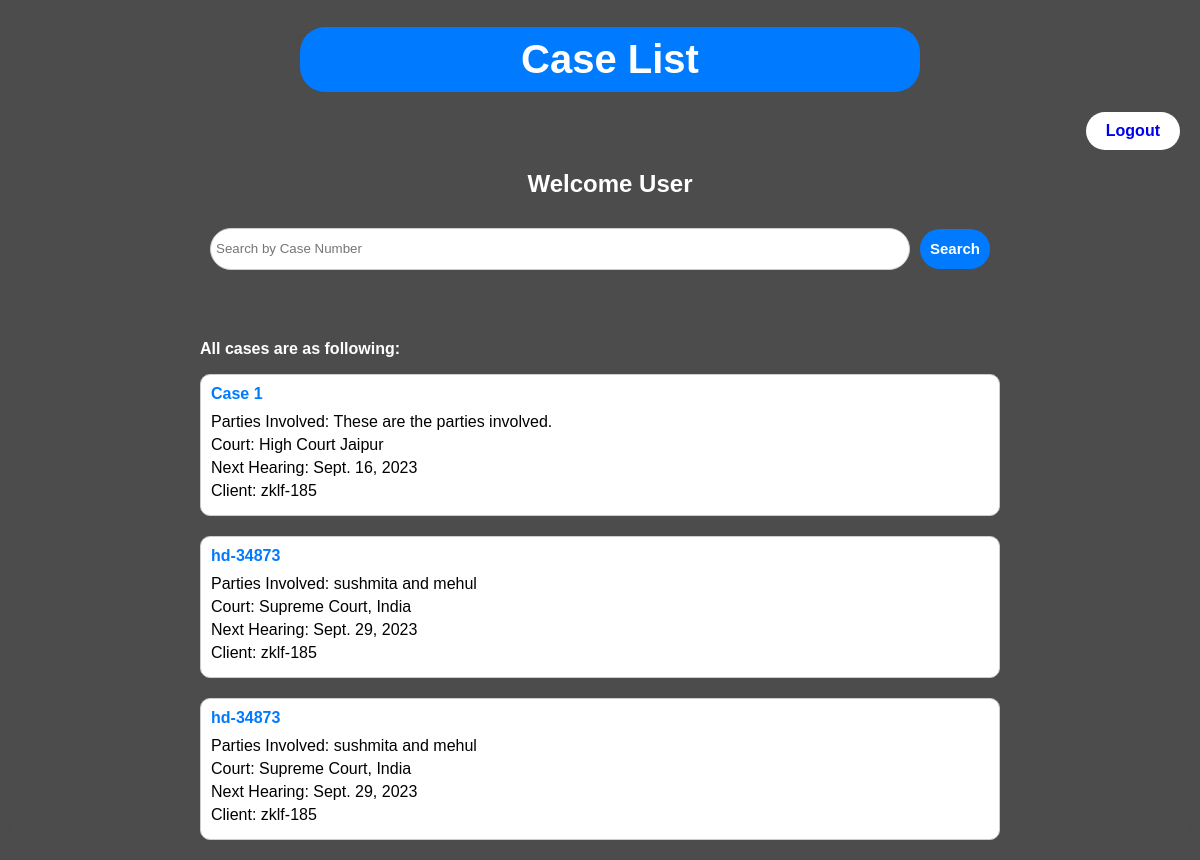
Screenshot of / (signed in) with the database file from the repository.
### case_management/models.py (models this page shows, shortened)
class Case(models.Model):
    case_number = models.CharField(max_length=50)
    parties_involved = models.TextField()
    court_name = models.CharField(max_length=100)
    previous_hearing = models.DateField(null=True, blank=True)
    next_hearing = models.DateField(null=True, blank=True)
    hearing_date = models.DateField(null=True, blank=True)
    hearing_time = models.TimeField(null=True, blank=True)
    client = models.ForeignKey(User, on_delete=models.CASCADE, related_name='cases', null=True)

### case_management/views.py (the view)
# urls.py: path('', views.case_list, name='case_list'),  # URL for listing cases
@login_required
def case_list(request):
    if request.user.is_superuser:
        cases = Case.objects.all()
    else:
        cases = Case.objects.filter(client=request.user.id)
    return render(request, 'case_management/case_list.html', {'cases': cases})

### case_management/templates/case_management/case_list.html (shortened to what this page needs)
<!DOCTYPE html>
<html>
<head>
</head>
<body >
    <h1>Case List</h1>
    <div class="header">
        <button class="login"><a style="text-decoration: none;" href="{% url 'user_logout' %}">Logout</a></button>
    </div>
    {% if request.user.is_superuser %}
    <h2>Welcome Admin</h2>
    {% else %}
    <h2> Welcome User</h2>
    {% endif %}
    <div class="container">
        <form id="search-form-container">
            <div id="search-form">
                <input type="text" id="case-number" placeholder="Search by Case Number">
                <button type="submit" id="search-button"><b>Search</b></button>
            </div>
        </form>
        <div id="search-results">
        </div>
        <div> <b style="color: #fff;">All cases are as following: </b> </div>
        <ul class="case-list">
            {% for case in cases %}
                <li>
                    <a href="{% url 'case_detail' case.id %}">{{ case.case_number }}</a>
                    <div class="case-info">
                        <p>Parties Involved: {{ case.parties_involved }}</p>
                        <p>Court: {{ case.court_name }}</p>
                        <p>Next Hearing: {{ case.next_hearing }}</p>
                        <p>Client: {{ case.client }}</p>
                    </div>
                </li>
            {% empty %}
                <li>No cases available.</li>
            {% endfor %}
        </ul>
    </div>
</body>
</html>

### case_management/templates/case_management/case_list.html (style rules this page uses)
body { font-family: Arial, sans-serif; background-image: linear-gradient(rgba(0,0,0,0.7),rgba(0,0,0,.7)),url(https://cdn.thewire.in/wp-content/uploads/2018/01/13134741/SC1-e1525350670846.jpg); backdrop-filter: blur(9px); background-repeat: no-repeat; background-attachment: fixed; margin: 0; background-size: 150%; padding: 0; background-position: center; width: 100%; height: 100%; }
h1 { background-color: #007BFF; color: #fff; padding: 10px; margin-bottom: 20px; text-align: center; width: 50%; margin-left: 25%; border-radius: 25px; font-family: Verdana, Geneva, Tahoma, sans-serif; font-size: 40px; }
.container { max-width: 800px; margin: 0 auto; }
#search-form-container { background-color: #f0f0f0; padding: 10px; margin-bottom: 20px; background: transparent; }
#search-form { display: flex; align-items: center; }
#case-number { flex-grow: 1; margin-right: 10px; padding: 5px; border: 1px solid #ccc; border-radius: 25px; height: 30px; }
#search-button { background-color: #007BFF; color: #fff; padding: 5px 10px; border: none; border-radius: 25px; cursor: pointer; font-size: 15px; height: 40px; text-align: center; }
#search-results { background-color: #f0f0f0; padding: 10px; margin-bottom: 20px; background: transparent; border-radius: 25px; }
.case-list { list-style-type: none; padding: 0; }
.case-list li { margin: 0 0 20px; border: 1px solid #ccc; padding: 10px; border-radius: 3px; background-color: #fff; border-radius: 10px; }
.case-list li a { font-weight: bold; text-decoration: none; color: #007BFF; }
.case-info { margin-top: 10px; }
.case-info p { margin: 5px 0; }
.header { text-align: right ; margin-right: 20px; }
.login { display: inline-block; padding: 10px 20px; font-size: 16px; font-weight: bold; text-align: center; text-decoration: none; border: none; border-radius: 20px; cursor: pointer; background-color: #fff; color: #ffffff; transition: background-color 0.3s, color 0.3s; }
h2 { color:#fff; margin-left: 20px; text-align: center; color: white; font-family: Verdana, Geneva, Tahoma, sans-serif; }

### rows the page displays
Case: case_number "Case 1", parties_involved "These are the parties involved.", court_name "High Court Jaipur", next_hearing "Sept. 16, 2023", client "zklf-185"
Case: case_number "hd-34873", parties_involved "sushmita and mehul", court_name "Supreme Court, India", next_hearing "Sept. 29, 2023", client "zklf-185"
Case: case_number "hd-34873", parties_involved "sushmita and mehul", court_name "Supreme Court, India", next_hearing "Sept. 29, 2023", client "zklf-185"
